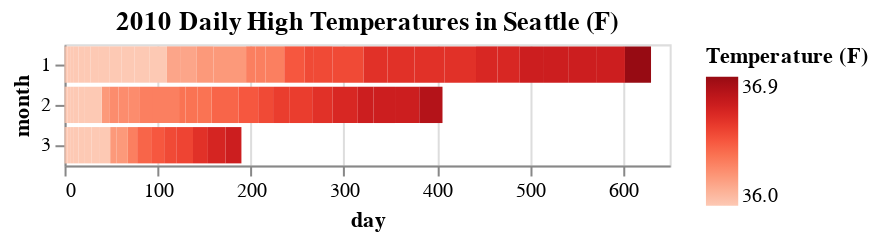

This figure's notebook cell:
### Code cell
df.sort_values(by='cycle_day', inplace=True)

# Create a sorted DataFrame for the color encoding
sorted_df = df.sort_values(by='temp', ascending=False)

alt.Chart(df).mark_bar().encode(
    alt.X('cycle_day:Q', sort=alt.EncodingSortField(field='cycle_day', order='descending')).title('day'),
    alt.Y('cycle:O').title('month'),
    alt.Color('temp:Q', scale=alt.Scale(scheme='reds')).title('Temperature (F)'),
    tooltip=['cycle', 'cycle_day']
).properties(
    title="2010 Daily High Temperatures in Seattle (F)"
)

### Figure 1 — Vega-Lite specification as saved in the notebook (floating-point values rounded to 4 significant figures)
{"config": {"view": {"continuousWidth": 300, "continuousHeight": 300}}, "data": {"name": "data-8ef36d1874baea6783465f8085e72d9e"}, "mark": {"type": "bar"}, "encoding": {"color": {"field": "temp", "scale": {"scheme": "reds"}, "title": "Temperature (F)", "type": "quantitative"}, "tooltip": [{"field": "cycle", "type": "quantitative"}, {"field": "cycle_day", "type": "quantitative"}], "x": {"field": "cycle_day", "sort": {"field": "cycle_day", "order": "descending"}, "title": "day", "type": "quantitative"}, "y": {"field": "cycle", "title": "month", "type": "ordinal"}}, "title": "2010 Daily High Temperatures in Seattle (F)", "$schema": "https://vega.github.io/schema/vega-lite/v5.16.3.json", "datasets": {"data-8ef36d1874baea6783465f8085e72d9e": [{"date": "2023-12-19T00:00:00", "temp": 36.0, "Flujo": "S", "cycle": 1, "cycle_day": 0}, {"date": "2024-02-20T00:00:00", "temp": 36.0, "Flujo": "S", "cycle": 3, "cycle_day": 0}, {"date": "2024-01-23T00:00:00", "temp": 36.0, "Flujo": "S", "cycle": 2, "cycle_day": 0}, {"date": "2024-01-24T00:00:00", "temp": 36.0, "Flujo": "S", "cycle": 2, "cycle_day": 1}, {"date": "2024-02-21T00:00:00", "temp": 36.0, "Flujo": "S", "cycle": 3, "cycle_day": 1}, {"date": "2023-12-20T00:00:00", "temp": 36.0, "Flujo": "S", "cycle": 1, "cycle_day": 1}, {"date": "2024-02-22T00:00:00", "temp": 36.0, "Flujo": "S", "cycle": 3, "cycle_day": 2}, {"date": "2024-01-25T00:00:00", "temp": 36.0, "Flujo": "S", "cycle": 2, "cycle_day": 2}, {"date": "2023-12-21T00:00:00", "temp": 36.0, "Flujo": "S", "cycle": 1, "cycle_day": 2}, {"date": "2024-02-23T00:00:00", "temp": 36.0, "Flujo": "S", "cycle": 3, "cycle_day": 3}, {"date": "2024-01-26T00:00:00", "temp": 36.0, "Flujo": "S", "cycle": 2, "cycle_day": 3}, {"date": "2023-12-22T00:00:00", "temp": 36.0, "Flujo": "S", "cycle": 1, "cycle_day": 3}, {"date": "2023-12-23T00:00:00", "temp": 36.0, "Flujo": "S", "cycle": 1, "cycle_day": 4}, {"date": "2024-02-24T00:00:00", "temp": 36.0, "Flujo": "S", "cycle": 3, "cycle_day": 4}, {"date": "2024-01-27T00:00:00", "temp": 36.0, "Flujo": "S", "cycle": 2, "cycle_day": 4}, {"date": "2023-12-24T00:00:00", "temp": 36.0, "Flujo": "S", "cycle": 1, "cycle_day": 5}, {"date": "2024-02-25T00:00:00", "temp": 36.0, "Flujo": "S", "cycle": 3, "cycle_day": 5}, {"date": "2024-01-28T00:00:00", "temp": 36.0, "Flujo": "S", "cycle": 2, "cycle_day": 5}, {"date": "2024-02-26T00:00:00", "temp": 36.0, "Flujo": "S", "cycle": 3, "cycle_day": 6}, {"date": "2024-01-29T00:00:00", "temp": 36.0, "Flujo": "S", "cycle": 2, "cycle_day": 6}, {"date": "2023-12-25T00:00:00", "temp": 36.0, "Flujo": "N", "cycle": 1, "cycle_day": 6}, {"date": "2024-02-27T00:00:00", "temp": 36.2, "Flujo": "f", "cycle": 3, "cycle_day": 7}, {"date": "2023-12-26T00:00:00", "temp": 36.0, "Flujo": "N", "cycle": 1, "cycle_day": 7}, {"date": "2024-01-30T00:00:00", "temp": 36.35, "Flujo": "N", "cycle": 2, "cycle_day": 7}, {"date": "2024-01-31T00:00:00", "temp": 36.2, "Flujo": "N", "cycle": 2, "cycle_day": 8}, {"date": "2023-12-27T00:00:00", "temp": 36.0, "Flujo": "N", "cycle": 1, "cycle_day": 8}, {"date": "2024-02-28T00:00:00", "temp": 36.0, "Flujo": "f", "cycle": 3, "cycle_day": 8}, {"date": "2024-02-01T00:00:00", "temp": 36.4, "Flujo": "f", "cycle": 2, "cycle_day": 9}, {"date": "2023-12-28T00:00:00", "temp": 36.5, "Flujo": "N", "cycle": 1, "cycle_day": 9}, {"date": "2024-02-29T00:00:00", "temp": 36.0, "Flujo": "F", "cycle": 3, "cycle_day": 9}, {"date": "2024-02-02T00:00:00", "temp": 36.25, "Flujo": "f", "cycle": 2, "cycle_day": 10}, {"date": "2024-03-01T00:00:00", "temp": 36.3, "Flujo": "F", "cycle": 3, "cycle_day": 10}, {"date": "2023-12-29T00:00:00", "temp": 36.3, "Flujo": "N", "cycle": 1, "cycle_day": 10}, {"date": "2023-12-30T00:00:00", "temp": 36.3, "Flujo": "N", "cycle": 1, "cycle_day": 11}, {"date": "2024-02-03T00:00:00", "temp": 36.25, "Flujo": "f", "cycle": 2, "cycle_day": 11}, {"date": "2024-03-02T00:00:00", "temp": 36.0, "Flujo": "F", "cycle": 3, "cycle_day": 11}, {"date": "2024-03-03T00:00:00", "temp": 36.2, "Flujo": "f", "cycle": 3, "cycle_day": 12}, {"date": "2024-02-04T00:00:00", "temp": 36.25, "Flujo": "F", "cycle": 2, "cycle_day": 12}, {"date": "2023-12-31T00:00:00", "temp": 36.0, "Flujo": "N", "cycle": 1, "cycle_day": 12}, {"date": "2024-03-04T00:00:00", "temp": 36.5, "Flujo": "f", "cycle": 3, "cycle_day": 13}, {"date": "2024-01-01T00:00:00", "temp": 36.0, "Flujo": "f", "cycle": 1, "cycle_day": 13}, {"date": "2024-02-05T00:00:00", "temp": 36.35, "Flujo": "F", "cycle": 2, "cycle_day": 13}, {"date": "2024-03-05T00:00:00", "temp": 36.45, "Flujo": "N", "cycle": 3, "cycle_day": 14}, {"date": "2024-02-06T00:00:00", "temp": 36.3, "Flujo": "f", "cycle": 2, "cycle_day": 14}, {"date": "2024-01-02T00:00:00", "temp": 36.0, "Flujo": "f", "cycle": 1, "cycle_day": 14}, {"date": "2024-01-03T00:00:00", "temp": 36.15, "Flujo": "f", "cycle": 1, "cycle_day": 15}, {"date": "2024-03-06T00:00:00", "temp": 36.4, "Flujo": "N", "cycle": 3, "cycle_day": 15}, {"date": "2024-02-07T00:00:00", "temp": 36.35, "Flujo": "f", "cycle": 2, "cycle_day": 15}, {"date": "2024-02-08T00:00:00", "temp": 36.5, "Flujo": "N", "cycle": 2, "cycle_day": 16}, {"date": "2024-03-07T00:00:00", "temp": 36.6, "Flujo": "N", "cycle": 3, "cycle_day": 16}, {"date": "2024-01-04T00:00:00", "temp": 36.0, "Flujo": "F", "cycle": 1, "cycle_day": 16}, {"date": "2024-01-05T00:00:00", "temp": 36.15, "Flujo": "F", "cycle": 1, "cycle_day": 17}, {"date": "2024-03-08T00:00:00", "temp": 36.7, "Flujo": "N", "cycle": 3, "cycle_day": 17}, {"date": "2024-02-09T00:00:00", "temp": 36.7, "Flujo": "N", "cycle": 2, "cycle_day": 17}, {"date": "2024-03-09T00:00:00", "temp": 36.52, "Flujo": "N", "cycle": 3, "cycle_day": 18}, {"date": "2024-01-06T00:00:00", "temp": 36.2, "Flujo": "F", "cycle": 1, "cycle_day": 18}, {"date": "2024-02-10T00:00:00", "temp": 36.55, "Flujo": "N", "cycle": 2, "cycle_day": 18}, {"date": "2024-03-10T00:00:00", "temp": 36.66, "Flujo": "N", "cycle": 3, "cycle_day": 19}, {"date": "2024-01-07T00:00:00", "temp": 36.0, "Flujo": "f", "cycle": 1, "cycle_day": 19}, {"date": "2024-02-11T00:00:00", "temp": 36.0, "Flujo": "N", "cycle": 2, "cycle_day": 19}, {"date": "2024-01-08T00:00:00", "temp": 36.3, "Flujo": "N", "cycle": 1, "cycle_day": 20}, {"date": "2024-02-12T00:00:00", "temp": 36.4, "Flujo": "N", "cycle": 2, "cycle_day": 20}, {"date": "2024-01-09T00:00:00", "temp": 36.5, "Flujo": "N", "cycle": 1, "cycle_day": 21}, {"date": "2024-02-13T00:00:00", "temp": 36.45, "Flujo": "N", "cycle": 2, "cycle_day": 21}, {"date": "2024-02-14T00:00:00", "temp": 36.6, "Flujo": "N", "cycle": 2, "cycle_day": 22}, {"date": "2024-01-10T00:00:00", "temp": 36.45, "Flujo": "N", "cycle": 1, "cycle_day": 22}, {"date": "2024-02-15T00:00:00", "temp": 36.7, "Flujo": "N", "cycle": 2, "cycle_day": 23}, {"date": "2024-01-11T00:00:00", "temp": 36.65, "Flujo": "N", "cycle": 1, "cycle_day": 23}, {"date": "2024-02-16T00:00:00", "temp": 36.55, "Flujo": "N", "cycle": 2, "cycle_day": 24}, {"date": "2024-01-12T00:00:00", "temp": 36.65, "Flujo": "N", "cycle": 1, "cycle_day": 24}, {"date": "2024-02-17T00:00:00", "temp": 36.8, "Flujo": "N", "cycle": 2, "cycle_day": 25}, {"date": "2024-01-13T00:00:00", "temp": 36.7, "Flujo": "N", "cycle": 1, "cycle_day": 25}, {"date": "2024-02-18T00:00:00", "temp": 36.7, "Flujo": "N", "cycle": 2, "cycle_day": 26}, {"date": "2024-01-14T00:00:00", "temp": 36.6, "Flujo": "N", "cycle": 1, "cycle_day": 26}, {"date": "2024-01-15T00:00:00", "temp": 36.7, "Flujo": "N", "cycle": 1, "cycle_day": 27}, {"date": "2024-02-19T00:00:00", "temp": 36.65, "Flujo": "N", "cycle": 2, "cycle_day": 27}, {"date": "2024-01-16T00:00:00", "temp": 36.9, "Flujo": "N", "cycle": 1, "cycle_day": 28}, {"date": "2024-02-20T00:00:00", "temp": 36.3, "Flujo": "N", "cycle": 2, "cycle_day": 28}, {"date": "2024-01-17T00:00:00", "temp": 36.6, "Flujo": "N", "cycle": 1, "cycle_day": 29}, {"date": "2024-01-18T00:00:00", "temp": 36.7, "Flujo": "N", "cycle": 1, "cycle_day": 30}, {"date": "2024-01-19T00:00:00", "temp": 36.7, "Flujo": "N", "cycle": 1, "cycle_day": 31}, {"date": "2024-01-20T00:00:00", "temp": 36.6, "Flujo": "N", "cycle": 1, "cycle_day": 32}, {"date": "2024-01-21T00:00:00", "temp": 36.5, "Flujo": "N", "cycle": 1, "cycle_day": 33}, {"date": "2024-01-22T00:00:00", "temp": 36.6, "Flujo": "N", "cycle": 1, "cycle_day": 34}, {"date": "2024-01-23T00:00:00", "temp": 36.2, "Flujo": "N", "cycle": 1, "cycle_day": 35}]}}
